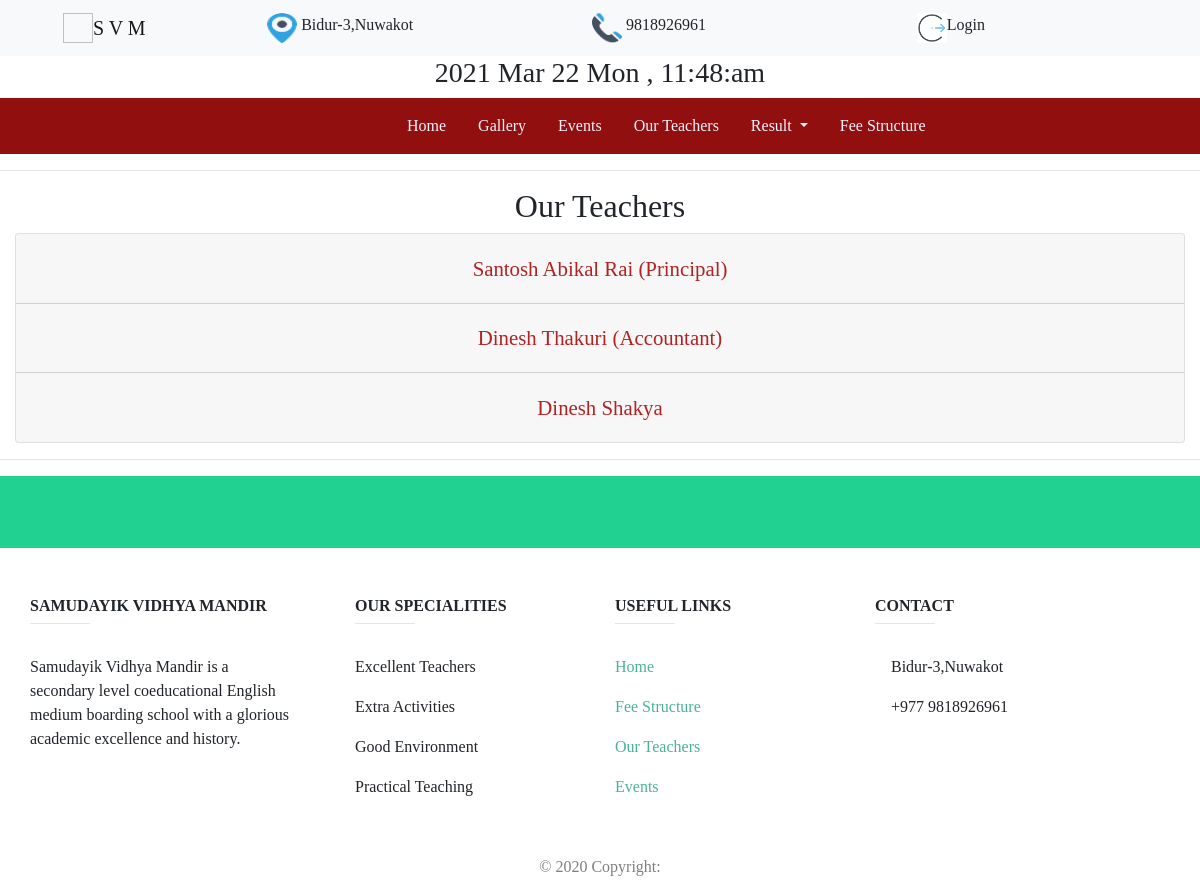
Page /staff.php on the committed database.
### tables this page shows
CREATE TABLE `staff` (
  `id` int(11) NOT NULL,
  `title` varchar(255) NOT NULL,
  `details` varchar(666) NOT NULL
);

### staff.php (the view, shortened to what this page needs)
<!doctype html>
<html lang="en">
  <head>
    <link rel="stylesheet" href="https://stackpath.bootstrapcdn.com/bootstrap/4.4.1/css/bootstrap.min.css">
	 <link rel="stylesheet" type="text/css" href="style.css">
   <link href='demo.css' rel='stylesheet' type='text/css'>
  </head>
  <body>
    <?php include "header.php"?>
	<hr class="divider">
	<center><h2>Our Teachers</h2></center>
	<div class="container-fluid">
<div class="accordion" id="accordionExample">
<div class="card">
<?php
    $con = mysqli_connect("localhost", "root", "", "register");
    $sql = "SELECT * FROM staff";
    $result = mysqli_query($con, $sql);
    $i=1;
    while ($row = mysqli_fetch_assoc($result)) {
      echo "<div class='card-header' id='heading".$i."'>";
      echo "<h2 class='mb-0'>";
      echo "<button class='btn btn-link' type='button' data-toggle='collapse' data-target='#collapse".$i."' aria-expanded='true' aria-controls='collapse".$i."'>";
      echo $row["title"];
      echo "</button></h2></div>";
      $i++;
    }
?>
</div>
  </div>
 </div>
		<hr class="divider">
	<?php include "footer.php"?>
  </body>
</html>

### style.css (style rules this page uses)
html { scroll-behavior: smooth; }
.accordion>.card>.card-header { border-radius: 0; margin-bottom: -1px; text-align: center; font-size: 1.3rem; }
.btn-link { font-weight: 400; color: firebrick; text-decoration: none; font-size: 1.3rem; }

### demo.css (style rules this page uses)
html, body { font-family: 'Slabo 27px', serif; padding: 0; margin: 0; background: #ffffff; }
* { box-sizing: border-box; }

### rows in the picture
staff: title "Santosh Abikal Rai (Principal)"
staff: title "Dinesh Thakuri (Accountant)"
staff: title "Dinesh Shakya"
